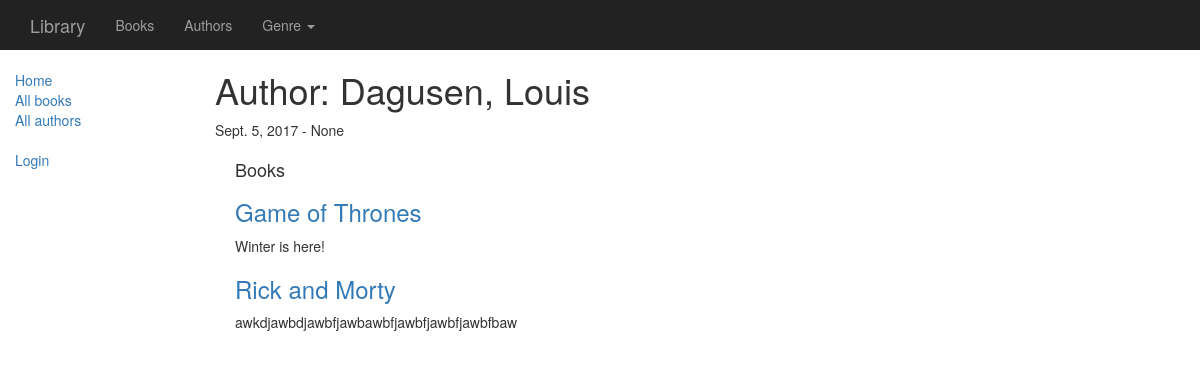
Page /author/1 on the committed database.
### catalog/models.py (models this page shows, shortened)
class Author(models.Model):
    first_name = models.CharField(max_length=100)
    last_name = models.CharField(max_length=100)
    date_of_birth = models.DateField(null=True, blank=True)
    date_of_death = models.DateField('Died', null=True, blank=True)
    class Meta:
        ordering = ['last_name']

class Book(models.Model):
    title = models.CharField(max_length=200)
    author = models.ForeignKey('Author', on_delete=models.SET_NULL, null=True)
    summary = models.TextField(max_length=1000, help_text="Enter a brief description of the book")
    isbn = models.CharField('ISBN',max_length=13, help_text='13 Character <a href="https://www.isbn-international.org/content/what-isbn">ISBN number</a>')
    genre = models.ManyToManyField(Genre, help_text="Select a genre for this book")
    """
    Creates a string for the Genre. This is required to display genre in Admin.
    """
    def get_absolute_url(self):
        return reverse('book-detail', args=[str(self.id)])

### catalog/views.py (the view)
# urls.py: url(r'^author/(?P<pk>\d+)$', views.AuthorDetailView.as_view(), name='author-detail'),
class AuthorDetailView(generic.DetailView):
    model = Author
    def get(self, request, pk):
            book = Book.objects.all()
            author = Author.objects.all()
            context = {
                'book': book,
                'author': author,
            }
            try:
                author_id=Author.objects.get(pk=pk)
            except Author.DoesNotExist:
                raise Http404("Author does not exist")
            return render(request, "author_detail.html", context={'author':author_id,})

### catalog/templates/author_detail.html (shortened to what this page needs)
{% extends "base_generic.html" %}
{% block content %}
  <h1>Author: {{ author.last_name }}, {{ author.first_name }}</h1>
  <p>{{ author.date_of_birth }} - {{ author.date_of_death }}</p>
  <div style="margin-left:20px;margin-top:20px">
    <h4>Books</h4>
    {% for book in author.book_set.all %}
      <h3><a href="{{ book.get_absolute_url }}">{{ book.title }}</a></h3>
      <p>{{ book.summary }}</p>
    {% endfor%}
  </div>
{% endblock %}

### rows in the picture
Author: last_name "Dagusen", first_name "Louis", date_of_birth "Sept. 5, 2017", date_of_death "None"
Book: title "Game of Thrones", summary "Winter is here!"
Book: title "Rick and Morty", summary "awkdjawbdjawbfjawbawbfjawbfjawbfjawbfbaw"
